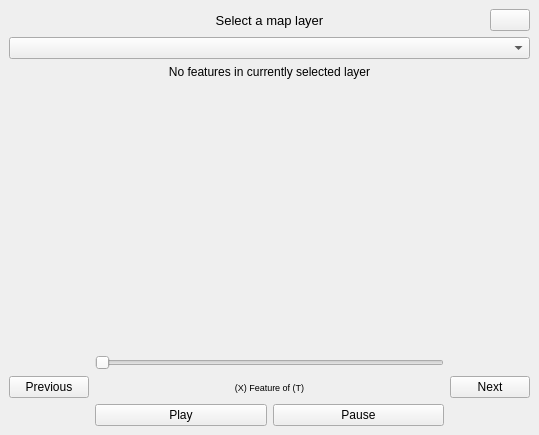
<?xml version="1.0" encoding="UTF-8"?>
<ui version="4.0">
 <class>FeatureNavigationDockDockWidgetBase</class>
 <widget class="QDockWidget" name="FeatureNavigationDockDockWidgetBase">
  <property name="geometry">
   <rect>
    <x>0</x>
    <y>0</y>
    <width>539</width>
    <height>435</height>
   </rect>
  </property>
  <property name="styleSheet">
   <string notr="true">QDockWidget {
    background-color: #c0e1c0;
}

QDockWidget &gt; QWidget {
    background-color: #c0e1c0;
}</string>
  </property>
  <property name="windowTitle">
   <string>Feature Navigation Dock</string>
  </property>
  <widget class="QWidget" name="dockWidgetContents">
   <property name="styleSheet">
    <string notr="true"/>
   </property>
   <layout class="QGridLayout" name="gridLayout">
    <item row="5" column="0">
     <layout class="QGridLayout" name="gridLayout_2">
      <item row="7" column="2">
       <widget class="QPushButton" name="nextButton">
        <property name="text">
         <string>Next</string>
        </property>
       </widget>
      </item>
      <item row="9" column="1">
       <layout class="QGridLayout" name="gridLayout_3">
        <item row="0" column="0">
         <widget class="QPushButton" name="playButton">
          <property name="text">
           <string>Play</string>
          </property>
         </widget>
        </item>
        <item row="0" column="1">
         <widget class="QPushButton" name="pauseButton">
          <property name="text">
           <string>Pause</string>
          </property>
         </widget>
        </item>
       </layout>
      </item>
      <item row="0" column="1">
       <widget class="QLabel" name="centrallabel">
        <property name="font">
         <font>
          <pointsize>10</pointsize>
          <weight>50</weight>
          <bold>false</bold>
          <kerning>true</kerning>
         </font>
        </property>
        <property name="text">
         <string>Select a map layer</string>
        </property>
        <property name="alignment">
         <set>Qt::AlignCenter</set>
        </property>
       </widget>
      </item>
      <item row="4" column="0" colspan="3">
       <widget class="QLabel" name="errorLabel">
        <property name="font">
         <font>
          <weight>50</weight>
          <bold>false</bold>
         </font>
        </property>
        <property name="text">
         <string>No features in currently selected layer</string>
        </property>
        <property name="alignment">
         <set>Qt::AlignCenter</set>
        </property>
       </widget>
      </item>
      <item row="5" column="1">
       <spacer name="verticalSpacer">
        <property name="orientation">
         <enum>Qt::Vertical</enum>
        </property>
        <property name="sizeHint" stdset="0">
         <size>
          <width>20</width>
          <height>40</height>
         </size>
        </property>
       </spacer>
      </item>
      <item row="3" column="0" colspan="3">
       <widget class="QgsMapLayerComboBox" name="mMapLayerComboBox"/>
      </item>
      <item row="7" column="1">
       <widget class="QLabel" name="selectedFeatureLabel">
        <property name="font">
         <font>
          <pointsize>7</pointsize>
          <weight>50</weight>
          <bold>false</bold>
         </font>
        </property>
        <property name="text">
         <string>(X) Feature of (T)</string>
        </property>
        <property name="alignment">
         <set>Qt::AlignCenter</set>
        </property>
       </widget>
      </item>
      <item row="7" column="0">
       <widget class="QPushButton" name="previousButton">
        <property name="text">
         <string>Previous</string>
        </property>
       </widget>
      </item>
      <item row="0" column="2" alignment="Qt::AlignRight">
       <widget class="QPushButton" name="settingsButton">
        <property name="sizePolicy">
         <sizepolicy hsizetype="Fixed" vsizetype="Fixed">
          <horstretch>0</horstretch>
          <verstretch>0</verstretch>
         </sizepolicy>
        </property>
        <property name="styleSheet">
         <string notr="true"/>
        </property>
        <property name="text">
         <string/>
        </property>
        <property name="icon">
         <iconset>
          <normaloff>icons/settings.png</normaloff>icons/settings.png</iconset>
        </property>
       </widget>
      </item>
      <item row="6" column="1">
       <widget class="QSlider" name="navhorizontalSlider">
        <property name="orientation">
         <enum>Qt::Horizontal</enum>
        </property>
       </widget>
      </item>
     </layout>
    </item>
   </layout>
  </widget>
 </widget>
 <customwidgets>
  <customwidget>
   <class>QgsMapLayerComboBox</class>
   <extends>QComboBox</extends>
   <header>qgsmaplayercombobox.h</header>
  </customwidget>
 </customwidgets>
 <resources/>
 <connections/>
</ui>
